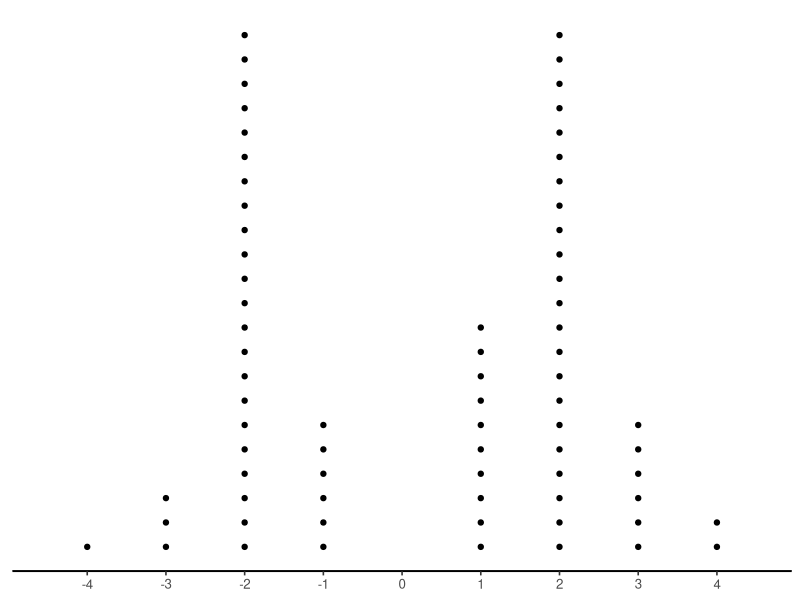

This figure's R source:
library(ggplot2)
library(dplyr)

# -----------------------
# Synthetic data (tạo có chủ đích)
# -----------------------
x_values <- c(
  rep(-4, 1),
  rep(-3, 3),
  rep(-2, 22),
  rep(-1, 6),
  rep( 1, 10),
  rep( 2, 22),
  rep( 3, 6),
  rep( 4, 2)
)

df <- tibble(x = x_values) |>
  group_by(x) |>
  mutate(y = row_number()) |>
  ungroup()

# -----------------------
# Plot
# -----------------------
p <- ggplot(df, aes(x = x, y = y)) +
  geom_point(size = 1.5, color = "black") +
  geom_hline(yintercept = 0, linewidth = 0.7) +
  scale_x_continuous(
    limits = c(-4.5, 4.5),
    breaks = seq(-4, 4, 1)
  ) +
  scale_y_continuous(
    expand = expansion(mult = c(0, 0.05))
  ) +
  theme_classic(base_size = 12) +
  theme(
    axis.title = element_blank(),
    axis.text.y = element_blank(),
    axis.ticks.y = element_blank(),
    axis.line.y = element_blank()
  )

# -----------------------
# Export
# -----------------------
ggsave("fhsm_2009_p88_1.pdf", plot = p, width = 8, height = 2.5, units = "in")
